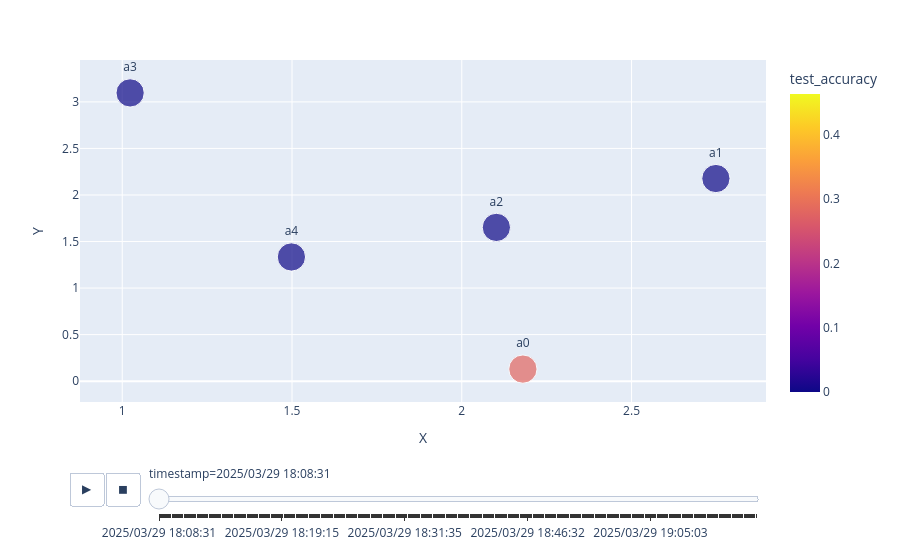

Notebook code for this chart:
### Markdown cell above
This df in case we want combined plot with points and lines

### Code cell
merge = pd.merge(nodes, edges, how="outer")
scatter_plot = px.scatter(
    nodes,
    x="X",
    y="Y",
    size="size",
    animation_frame="timestamp",
    text="agent",
    color="test_accuracy",
    hover_name="agent",
    range_color=range_color,
)
scatter_plot.update_traces(textposition="top center")
scatter_plot.layout.updatemenus[0].buttons[0].args[1]["frame"]["duration"] = 50
scatter_plot
